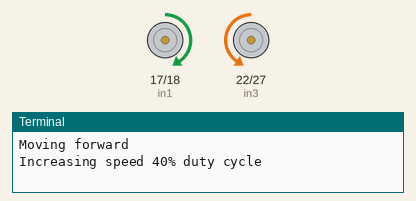
Recording of a program running on a simulated Raspberry Pi (BCM pin numbers). On the bench: motor-driver pin pairs drawn as motors (green arrow = first pin HIGH = forward, orange = second pin HIGH = backward, longer = more drive, scaled by the enable pin), the last lines printed to the terminal. At 3.0 s the program stops and its outputs stay as they are.

Above: at 0.1 s.
At 3.1 s:
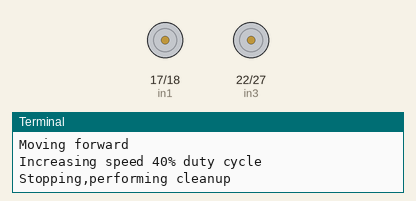
Timing chart, 0 to 4.5 s (numbered marks = the images above):
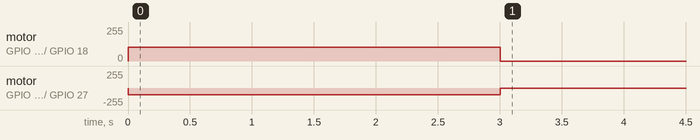

The program:

forward.py
```python
import RPi.GPIO as GPIO
from time import sleep
def movefwd():
	GPIO.setmode(GPIO.BCM)
	enable1=24
	enable2=21
	in3=22
	in2=18
	in4=27
	in1=17
	GPIO.setup(enable1,GPIO.OUT)
	GPIO.setup(enable2,GPIO.OUT)
	GPIO.setup(in1,GPIO.OUT)
	GPIO.setup(in2,GPIO.OUT)
	GPIO.setup(in3,GPIO.OUT)
	GPIO.setup(in4,GPIO.OUT)
	pwm1 = GPIO.PWM(enable1,100)    # Created a PWM object
	pwm2 = GPIO.PWM(enable2,100)
	pwm1.start(0)
	pwm2.start(0)

	GPIO.output(in1,True)
	GPIO.output(in2,False)
	GPIO.output(in4,True)
	GPIO.output(in3,False)
	print('Moving forward')
	#GPIO.output(enable1,GPIO.HIGH)
	#GPIO.output(enable2,GPIO.HIGH)
	print('Increasing speed 40% duty cycle')
	pwm1.ChangeDutyCycle(40)
	pwm2.ChangeDutyCycle(40)
	sleep(3)
	print('Stopping,performing cleanup')
	#GPIO.output(enable1,GPIO.LOW)
	#GPIO.output(enable2,GPIO.LOW)

	GPIO.cleanup()


movefwd()
```

Measured:
- by itself, motor on GPIO 17 (in1) / GPIO 18 (in2): stopped → forward 102/255 at 0.00 s, → stopped 3.0 s later
- by itself, motor on GPIO 22 (in3) / GPIO 27 (in4): stopped → backward 102/255 at 0.00 s, → stopped 3.0 s later
